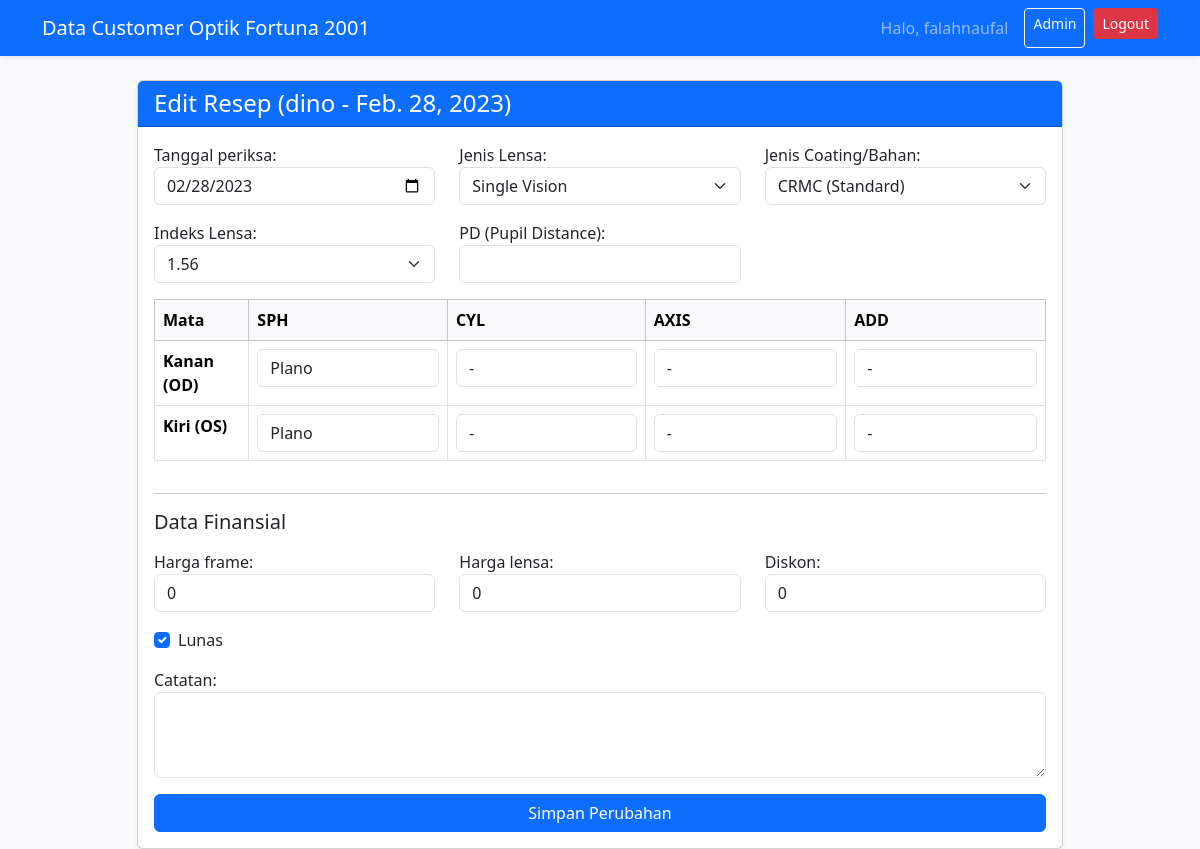
/resep/6/edit/ (signed in), run on the app's committed database.
### pasien/models.py (models this page shows, shortened)
class Resep(models.Model):
    JENIS_LENSA_CHOICES = [
        ('SV', 'Single Vision'),
        ('BF', 'Bifokal'),
        ('PG', 'Progresif'),
        ('OFF', 'Office / Baca'),
        ('LAIN', 'Lainnya'),
    ]
    COATING_LENSA_CHOICES = [
        ('CRMC', 'CRMC (Standard)'),
        ('BLR', 'Blueray'),
        ('PHC', 'Photochromic'),
        ('BLC', 'Bluechromic (Blueray + Photochromic)'),
        ('LAIN', 'Lainnya'),
    ]
    INDEKS_LENSA_CHOICES = [
        ('1.56', '1.56'),
        ('1.60', '1.60'),
        ('1.67', '1.67'),
        ('1.74', '1.74'),
        ('LAIN', 'Lainnya (misal: 1.50, 1.59)'),
    ]
    pelanggan = models.ForeignKey(Pelanggan, on_delete=models.CASCADE, related_name='resep_history')
    tanggal_periksa = models.DateField(default=timezone.now)
    jenis_lensa = models.CharField(
        "Jenis Lensa", max_length=5, choices=JENIS_LENSA_CHOICES, default='SV'
    )
    jenis_coating = models.CharField(
        "Jenis Coating/Bahan",
        max_length=5,
        choices=COATING_LENSA_CHOICES,
        default='CRMC'
    )
    indeks_lensa = models.CharField(
        "Indeks Lensa",
        max_length=5,
        choices=INDEKS_LENSA_CHOICES,
        default='1.56'
    )
    harga_frame = models.DecimalField(max_digits=10, decimal_places=0, default=0)
    harga_lensa = models.DecimalField(max_digits=10, decimal_places=0, default=0)
    diskon = models.DecimalField(max_digits=10, decimal_places=0, default=0)
    total_bayar = models.DecimalField(max_digits=10, decimal_places=0, blank=True, null=True)
    lunas = models.BooleanField(default=True)
    total_bayar = models.DecimalField(
        "Total Bayar (Rp)",
        max_digits=10,
        decimal_places=0,
        default=0,
        editable=False )
    od_sph = models.CharField("SPH (Kanan)", max_length=10, default='Plano')
    od_cyl = models.CharField("CYL (Kanan)", max_length=10, default='-')
    od_axis = models.CharField("AXIS (Kanan)", max_length=10, default='-')
    od_add = models.CharField("ADD (Kanan)", max_length=10, default='-')
    os_sph = models.CharField("SPH (Kiri)", max_length=10, default='Plano')
    os_cyl = models.CharField("CYL (Kiri)", max_length=10, default='-')
    os_axis = models.CharField("AXIS (Kiri)", max_length=10, default='-')
    os_add = models.CharField("ADD (Kiri)", max_length=10, default='-')
    pd = models.CharField("PD (Pupil Distance)", max_length=10, blank=True, null=True)
    catatan = models.TextField(blank=True, null=True)
    created_at = models.DateTimeField(auto_now_add=True)
    class Meta:
        ordering = ['-tanggal_periksa'] # Urutkan resep terbaru di atas
        verbose_name = "Data Resep"
        verbose_name_plural = "Data Resep"

class Pelanggan(models.Model):
    nama = models.CharField(max_length=100)
    no_hp = models.CharField(max_length=20, unique=True)
    alamat = models.TextField(blank=True, null=True)
    tanggal_lahir = models.DateField(blank=True, null=True)
    created_at = models.DateTimeField(auto_now_add=True)
    class Meta:
        verbose_name = "Data Pelanggan"
        verbose_name_plural = "Data Pelanggan"

### pasien/views.py (the view)
# urls.py: path('resep/<int:pk>/edit/', views.edit_resep, name='edit_resep'),
@login_required
def edit_resep(request, pk):
    resep = get_object_or_404(Resep, pk=pk)
    if request.method == 'POST':
        form = ResepForm(request.POST, instance=resep)
        if form.is_valid():
            form.save()
            return redirect('detail', pk=resep.pelanggan.pk)
    else:
        form = ResepForm(instance=resep)
    context = {
        'form': form,
        'resep': resep # Kirim resep untuk konteks (misal: judul)
    }
    return render(request, 'edit_resep.html', context)

### templates/edit_resep.html (shortened to what this page needs)
{% extends 'base.html' %}
{% block content %}
<div class="row justify-content-center">
    <div class="col-md-10"> <div class="card shadow-sm">
            <div class="card-header bg-primary text-white">
                <h4 class="mb-0">Edit Resep ({{ resep.pelanggan.nama }} - {{ resep.tanggal_periksa }})</h4>
            </div>
            <div class="card-body">
                <form method="POST">
                    <div class="row">
                        <div class="col-md-4 mb-3">{{ form.tanggal_periksa.label_tag }} {{ form.tanggal_periksa }}</div>
                        <div class="col-md-4 mb-3">{{ form.jenis_lensa.label_tag }} {{ form.jenis_lensa }}</div>
                        <div class="col-md-4 mb-3">{{ form.jenis_coating.label_tag }} {{ form.jenis_coating }}</div>
                    </div>
                    <div class="row">
                        <div class="col-md-4 mb-3">{{ form.indeks_lensa.label_tag }} {{ form.indeks_lensa }}</div>
                        <div class="col-md-4 mb-3">{{ form.pd.label_tag }} {{ form.pd }}</div>
                    </div>
                    <div class="table-responsive mb-3">
                        <table class="table table-bordered">
                            <tr class="table-light">
                                <th>Mata</th>
                                <th>SPH</th><th>CYL</th><th>AXIS</th><th>ADD</th>
                            </tr>
                            <tr>
                                <th>Kanan (OD)</th>
                                <td>{{ form.od_sph }}</td>
                                <td>{{ form.od_cyl }}</td>
                                <td>{{ form.od_axis }}</td>
                                <td>{{ form.od_add }}</td>
                            </tr>
                            <tr>
                                <th>Kiri (OS)</th>
                                <td>{{ form.os_sph }}</td>
                                <td>{{ form.os_cyl }}</td>
                                <td>{{ form.os_axis }}</td>
                                <td>{{ form.os_add }}</td>
                            </tr>
                        </table>
                    </div>
            <hr>
            <h5 class="mb-3">Data Finansial</h5>
            <div class="row">
                <div class="col-md-4 mb-3">
                    {{ form.harga_frame.label_tag }}
                    {{ form.harga_frame }}
                </div>
                <div class="col-md-4 mb-3">
                    {{ form.harga_lensa.label_tag }}
                    {{ form.harga_lensa }}
                </div>
                <div class="col-md-4 mb-3">
                    {{ form.diskon.label_tag }}
                    {{ form.diskon }}
                </div>
            </div>
            <div class="form-check mb-3">
                {{ form.lunas }}
                <label class="form-check-label" for="{{ form.lunas.id_for_label }}">
                    {{ form.lunas.label }}
                </label>
            </div>
            <div class="mb-3">
                        {{ form.catatan.label_tag }}
                        {{ form.catatan }}
                    </div>
                    <button type="submit" class="btn btn-primary w-100">Simpan Perubahan</button>
                </form>
            </div>
        </div>
    </div>
</div>
{% endblock %}

### templates/base.html (shortened to what this page needs)
<!doctype html>
<html lang="id">
  <head>
    <link href="https://cdn.jsdelivr.net/npm/bootstrap@5.3.3/dist/css/bootstrap.min.css" rel="stylesheet">
  </head>
  <body>
    <nav class="navbar navbar-expand-lg navbar-dark bg-primary shadow-sm">
        <div class="container">
            <a class="navbar-brand" href="{% url 'search' %}"> Data Customer Optik Fortuna 2001</a>
            <div class="d-flex">
                {% if user.is_authenticated %}
                    <span class="navbar-text me-3">
                        Halo, {{ user.first_name|default:user.username }}
                    </span>
                    <a href="/admin" class="btn btn-outline-light btn-sm me-2" target="_blank">Admin</a>
                    <form action="{% url 'logout' %}" method="POST" class="d-inline">
    <button type="submit" class="btn btn-danger btn-sm">Logout</button>
</form>
                {% else %}
                    <a href="{% url 'login' %}" class="btn btn-light btn-sm">Login</a>
                {% endif %}
            </div>
        </div>
    </nav>
    <div class="container mt-4">
        {% block content %}
        {% endblock %}
    </div>
  </body>
</html>

### templates/base.html (style rules this page uses)
body { background-color: #f8f9fa; }

### data on the page
Resep: pelanggan.nama "dino", tanggal_periksa "Feb. 28, 2023", tanggal_periksa "02/28/2023", jenis_lensa "Single Vision", jenis_coating "CRMC (Standard)", indeks_lensa "1.56", od_sph "Plano", od_cyl "-", od_axis "-", od_add "-", os_sph "Plano", os_cyl "-", os_axis "-", os_add "-", harga_frame "0", harga_lensa "0", diskon "0", lunas "☑"

### other printed values
{{ user.first_name|default:user.username }} "falahnaufal"
